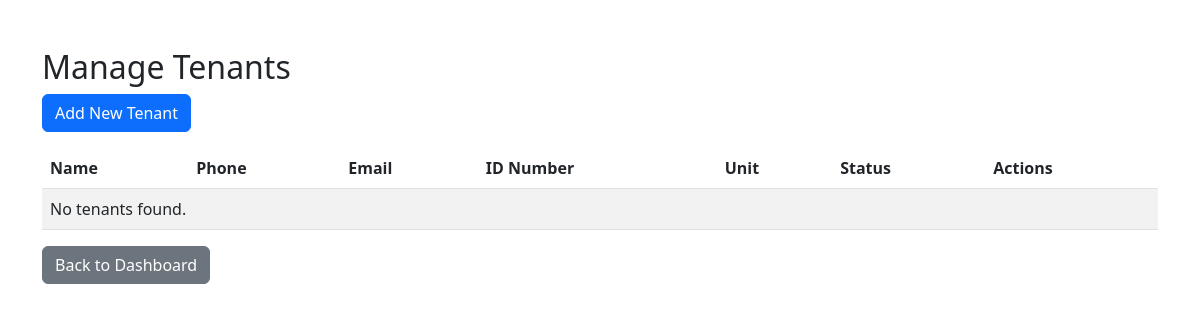
Page /tenants/ (signed in) on the earlier database version.
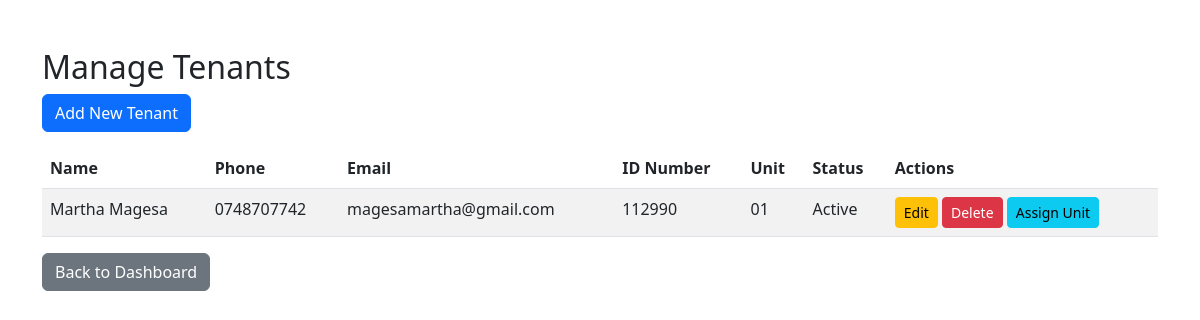
Same page on the later database version.
### core/models.py (models this page shows, shortened)
class Tenant(models.Model):
    STATUS_CHOICES = (
        ('active', 'Active'),
        ('inactive', 'Inactive'),
    )
    name = models.CharField(max_length=255)
    phone = models.CharField(max_length=20)
    email = models.EmailField(unique=True)
    id_number = models.CharField(max_length=50, unique=True)
    profile_photo = models.ImageField(upload_to='tenant_photos/', blank=True, null=True)
    status = models.CharField(max_length=10, choices=STATUS_CHOICES, default='active')
    unit = models.ForeignKey(Unit, on_delete=models.SET_NULL, null=True, blank=True, related_name='tenants')

class Unit(models.Model):
    TYPE_CHOICES = (
        ('studio', 'Studio'),
        ('1-bedroom', '1-Bedroom'),
        ('2-bedroom', '2-Bedroom'),
        ('3-bedroom', '3-Bedroom'),
    )
    STATUS_CHOICES = (
        ('vacant', 'Vacant'),
        ('occupied', 'Occupied'),
    )
    building = models.ForeignKey(Building, on_delete=models.CASCADE, related_name='units')
    unit_number = models.CharField(max_length=50, unique=True)
    type = models.CharField(max_length=20, choices=TYPE_CHOICES)
    rent_amount = models.DecimalField(max_digits=10, decimal_places=2)
    status = models.CharField(max_length=20, choices=STATUS_CHOICES, default='vacant')

### core/views.py (the view)
# urls.py: path('tenants/', views.TenantListView.as_view(), name='tenant_list'),
class TenantListView(ListView):
    model = Tenant
    template_name = 'core/tenant_list.html'
    context_object_name = 'tenants'
    def get(self, request, *args, **kwargs):
        if request.user.role != 'admin':
            messages.error(request, "Access denied: You are not authorized to view this page.")
            return HttpResponseForbidden("Access denied")
        return super().get(request, *args, **kwargs)

### core/templates/core/tenant_list.html
{% extends 'core/base.html' %}
{% block content %}
<div class="mt-5">
    <h2>Manage Tenants</h2>
    <a href="{% url 'tenant_create' %}" class="btn btn-primary mb-3">Add New Tenant</a>
    <table class="table table-striped">
        <thead>
            <tr>
                <th>Name</th>
                <th>Phone</th>
                <th>Email</th>
                <th>ID Number</th>
                <th>Unit</th>
                <th>Status</th>
                <th>Actions</th>
            </tr>
        </thead>
        <tbody>
            {% for tenant in tenants %}
            <tr>
                <td>{{ tenant.name }}</td>
                <td>{{ tenant.phone }}</td>
                <td>{{ tenant.email }}</td>
                <td>{{ tenant.id_number }}</td>
                <td>{{ tenant.unit.unit_number|default:"Unassigned" }}</td>
                <td>{{ tenant.get_status_display }}</td>
                <td>
                    <a href="{% url 'tenant_update' tenant.pk %}" class="btn btn-sm btn-warning">Edit</a>
                    <a href="{% url 'tenant_delete' tenant.pk %}" class="btn btn-sm btn-danger">Delete</a>
                    <a href="{% url 'tenant_assign' tenant.pk %}" class="btn btn-sm btn-info">Assign Unit</a>
                </td>
            </tr>
            {% empty %}
            <tr>
                <td colspan="7">No tenants found.</td>
            </tr>
            {% endfor %}
        </tbody>
    </table>
    <a href="{% url 'admin_dashboard' %}" class="btn btn-secondary">Back to Dashboard</a>
</div>
{% endblock %}

Differences in the rows shown:
added Tenant: name "Martha Magesa", phone "0748707742", email "magesamartha@gmail.com", id_number "112990", unit.unit_number "01", status "Active"
Other differences:
text no longer shown: "No tenants found."
